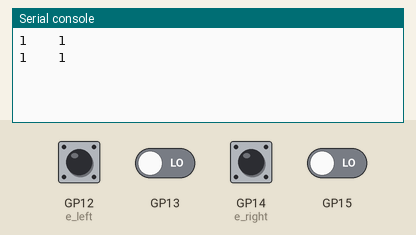
A program run on a simulated Raspberry Pi Pico running MicroPython. Shown: the last lines printed to the serial console. Inputs (shaded band) come from the test bench; at power-on: GP12 (e_left), GP13, GP14 (e_right), GP15 LOW.

Above: at 1.2 s.
1.3 s: GP12 (e_left) pulled HIGH for 1 s
At 1.9 s:
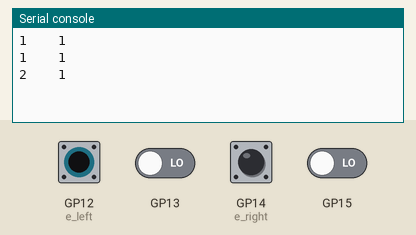
3.8 s: GP13 driven HIGH
At 4.4 s:
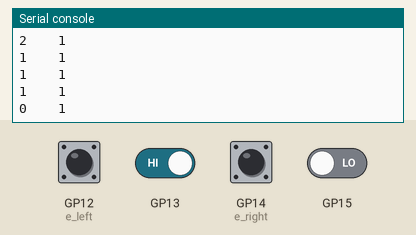
5.3 s: GP14 (e_right) pulled HIGH for 1 s
At 5.9 s:
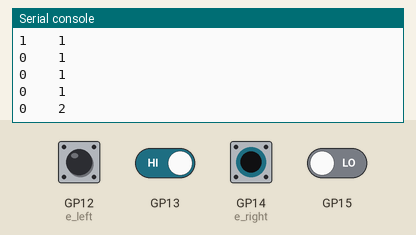
7.8 s: GP15 driven HIGH
At 8.4 s:
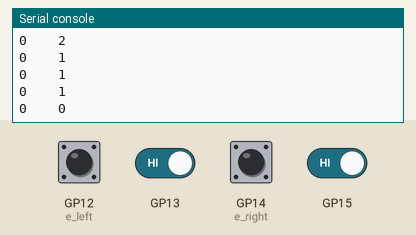
9.3 s: GP12 (e_left) pulled HIGH for 1 s
At 9.9 s:
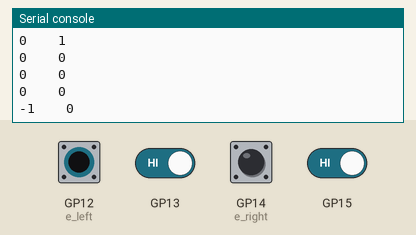
11.8 s: GP13 driven LOW
At 12.3 s:
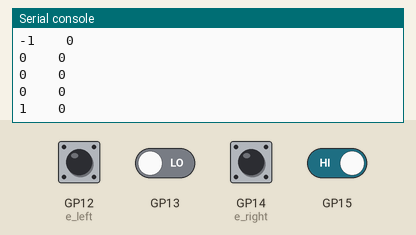
Timing chart, 0 to 14.3 s (numbered marks = the images above; inputs shaded):
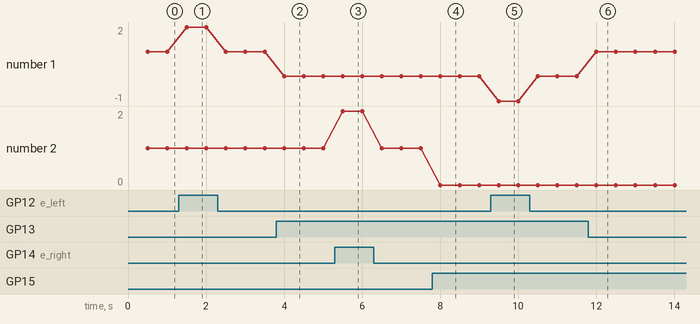

The program:

encoder_test.py
```python
import encoder_rp2 as encoder
from machine import Pin
from time import sleep

e_right = encoder.Encoder(0, Pin(14))
e_left = encoder.Encoder(1, Pin(12))

while True:
    sleep(0.5)
    print(e_left.value(), '\t', e_right.value())
```

encoder_rp2.py
```python
# encoder_rp2.py Uses the PIO for rapid response on RP2 chips (Pico)

# Copyright (c) 2022 Peter Hinch
# Released under the MIT License (MIT) - see LICENSE file

# PIO and SM code written by Sandor Attila Gerendi (@sanyi)
# https://github.com/micropython/micropython/pull/6894

from machine import Pin
from array import array
import rp2

# Test with encoder on pins 2 and 3:
#e = Encoder(0, Pin(2))

#while True:
    #time.sleep(1)
    #print(e.value())

# Closure enables Viper to retain state. Currently (V1.17) nonlocal doesn't
# work: https://github.com/micropython/micropython/issues/8086
# so using arrays.
def make_isr(pos):
    old_x = array('i', (0,))
    @micropython.viper
    def isr(sm):
        i = ptr32(pos)
        p = ptr32(old_x)
        while sm.rx_fifo():
            v : int = int(sm.get()) & 3
            x : int = v & 1
            y : int = v >> 1
            s : int = 1 if (x ^ y) else -1
            i[0] = i[0] + (s if (x ^ p[0]) else (0 - s))
            p[0] = x
    return isr

# Args:
# StateMachine no. (0-7): each instance must have a different sm_no.
# An initialised input Pin: this and the next pin are the encoder interface.
class Encoder:
    def __init__(self, sm_no, base_pin, scale=1):
        self.scale = scale
        self._pos = array("i", (0,))  # [pos]
        self.sm = rp2.StateMachine(sm_no, self.pio_quadrature, in_base=base_pin)
        self.sm.irq(make_isr(self._pos))  # Instantiate the closure
        self.sm.exec("set(y, 99)")  # Initialise y: guarantee different to the input
        self.sm.active(1)

    @rp2.asm_pio()
    def pio_quadrature(in_init=rp2.PIO.IN_LOW):
        wrap_target()
        label("again")
        in_(pins, 2)
        mov(x, isr)
        jmp(x_not_y, "push_data")
        mov(isr, null)
        jmp("again")
        label("push_data")
        push()
        irq(block, rel(0))
        mov(y, x)
        wrap()

    def position(self, value=None):
        if value is not None:
            self._pos[0] = round(value / self.scale)
        return self._pos[0] * self.scale

    def value(self, value=None):
        if value is not None:
            self._pos[0] = value
        return self._pos[0]
```

Measured:
- after the input at 1.3 s, the serial console: prints a new line after 0.20 s (image 1)
- after the input at 3.8 s, the serial console: prints a new line after 0.20 s (image 2)
- after the input at 5.3 s, the serial console: prints a new line after 0.20 s (image 3)
- after the input at 7.8 s, the serial console: prints a new line after 0.20 s (image 4)
- after the input at 9.3 s, the serial console: prints a new line after 0.20 s (image 5)
- after the input at 11.8 s, the serial console: prints a new line after 0.21 s (image 6)
- plotted number 1: 1 → 0 after the input at 3.8 s, 0 → 1 after the input at 11.8 s
